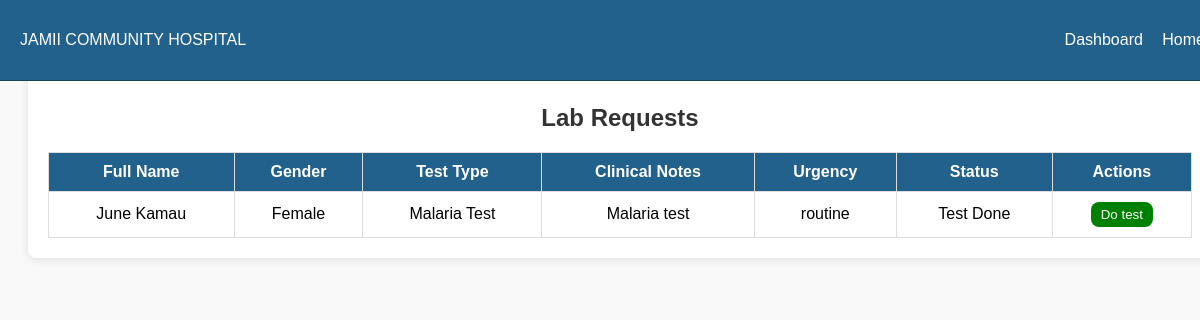
The page /lab_results.php on the database its author committed.
### tables this page shows
CREATE TABLE `lab_requests` (
  `Test_Request_ID` int(11) NOT NULL,
  `PatientId` int(11) NOT NULL,
  `VisitId` int(11) NOT NULL,
  `PatientName` varchar(100) NOT NULL,
  `Test_Type` varchar(100) NOT NULL,
  `Clinical_Notes` varchar(100) NOT NULL,
  `Urgency` varchar(100) NOT NULL,
  `Status` varchar(100) NOT NULL DEFAULT 'Pending',
  `created_at` timestamp NOT NULL DEFAULT current_timestamp()
);

CREATE TABLE `patients` (
  `PatientID` int(11) NOT NULL,
  `FirstName` varchar(100) NOT NULL,
  `MiddleName` varchar(100) NOT NULL,
  `LastName` varchar(100) NOT NULL,
  `DateOfBirth` date NOT NULL,
  `Gender` enum('Male','Female','Other') NOT NULL,
  `PhoneNumber` varchar(15) NOT NULL,
  `Address` text NOT NULL,
  `Email` varchar(255) DEFAULT NULL,
  `NOKFname` varchar(100) NOT NULL,
  `NOKMname` varchar(100) NOT NULL,
  `NOKLname` varchar(100) NOT NULL,
  `Relationship` varchar(100) NOT NULL,
  `NOKContact` varchar(15) NOT NULL,
  `CreatedAt` timestamp NOT NULL DEFAULT current_timestamp()
);

### lab_results.php (the view, shortened to what this page needs)
<?php
$servername = "localhost";
$username = "root";
$password = "";
$dbname = "jamii-hms";
$conn = new mysqli($servername, $username, $password, $dbname);
?>
<?php
$sql = "SELECT
            lab_requests.Test_Request_ID,
            lab_requests.VisitId,
            lab_requests.PatientId,
            lab_requests.PatientName,
            lab_requests.Test_Type,
            lab_requests.Clinical_Notes,
            lab_requests.Urgency,
            lab_requests.Status,
            visits.CreatedAt,
            CONCAT(patients.FirstName, ' ', patients.LastName) AS FullName,
            patients.Gender
        FROM lab_requests
        INNER JOIN visits ON lab_requests.VisitId = visits.VisitID
        INNER JOIN patients ON visits.PatientId = patients.PatientID
        ORDER BY lab_requests.Urgency DESC";
$result = $conn->query($sql);
?>
<!DOCTYPE html>
<html lang="en">
<head>
</head>
<body>
   <div class="top-bar">
        <div>
            <span class="fw-bold">JAMII COMMUNITY HOSPITAL</span>
        </div>
        <div>
            <a href="dashboard.php">Dashboard</a>
            <a href="doctors.php">Home</a>
        </div>
    </div>
    <br><br>
<div class="container">
    <h2>Lab Requests</h2>
    <table>
        <thead>
            <tr>
                <th>Full Name</th>
                <th>Gender</th>
                <th>Test Type</th>
                <th>Clinical Notes</th>
                <th>Urgency</th>
                <th>Status</th>
                <th>Actions</th>
            </tr>
        </thead>
        <tbody>
            <?php while ($row = $result->fetch_assoc()): ?>
                <tr>
                    <td><?= htmlspecialchars($row['FullName']) ?></td>
                    <td><?= htmlspecialchars($row['Gender']) ?></td>
                    <td><?= htmlspecialchars($row['Test_Type']) ?></td>
                    <td><?= htmlspecialchars($row['Clinical_Notes']) ?></td>
                    <td><?= htmlspecialchars($row['Urgency']) ?></td>
                    <td><?= htmlspecialchars($row['Status']) ?></td>
                    <td>
                        <form method="POST">
                            <button class="diagnose-btn" type="submit" name="proceed">Do test</button>
                        </form>
                    </td>
                </tr>
            <?php endwhile; ?>
        </tbody>
    </table>
</div>
</body>
</html>

### lab_results.php (style rules this page uses)
body { font-family: Arial, sans-serif; background-color: #f9f9f9; padding: 20px; }
.top-bar { background-color: #21618c; color: white; padding: 10px 20px; display: flex; justify-content: space-between; align-items: center; position: fixed; width: 100%; top: 0; left: 0; height: 60px; border-bottom: 1px solid #154360; z-index: 1000; }
.top-bar a { color: white; text-decoration: none; margin-right: 15px; }
.container { width: 100%; margin: auto; background-color: white; padding: 20px; border-radius: 8px; box-shadow: 0 2px 10px rgba(0, 0, 0, 0.1); }
h2 { text-align: center; color: #333; }
table { width: 100%; border-collapse: collapse; margin-top: 20px; }
th, td { border: 1px solid #ddd; padding: 10px; text-align: center; }
th { background-color: #21618c; color: white; }
.diagnose-btn { padding: 5px 10px; background-color: green; color: white; border: none; border-radius: 8px; cursor: pointer; }

### rows shown on the page
lab_requests: FullName "June Kamau", PatientId.Gender "Female", Test_Type "Malaria Test", Clinical_Notes "Malaria test", Urgency "routine", Status "Test Done"
